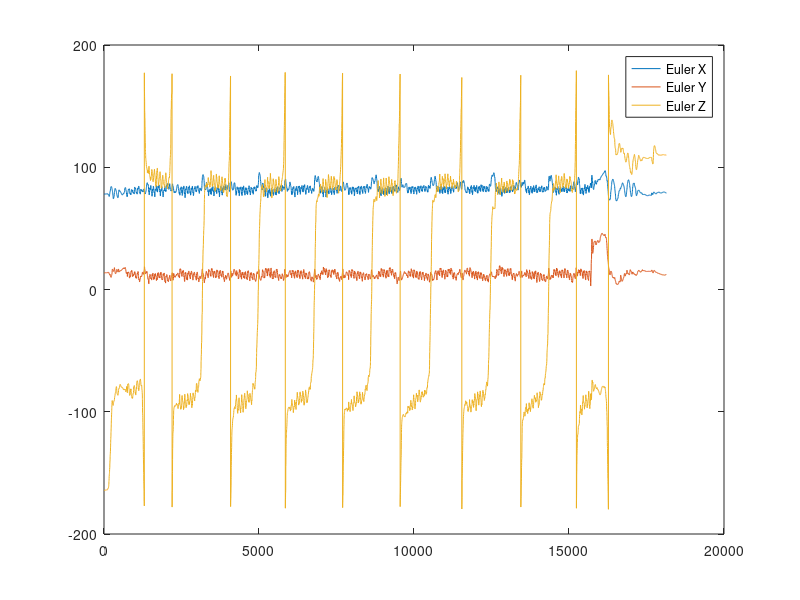
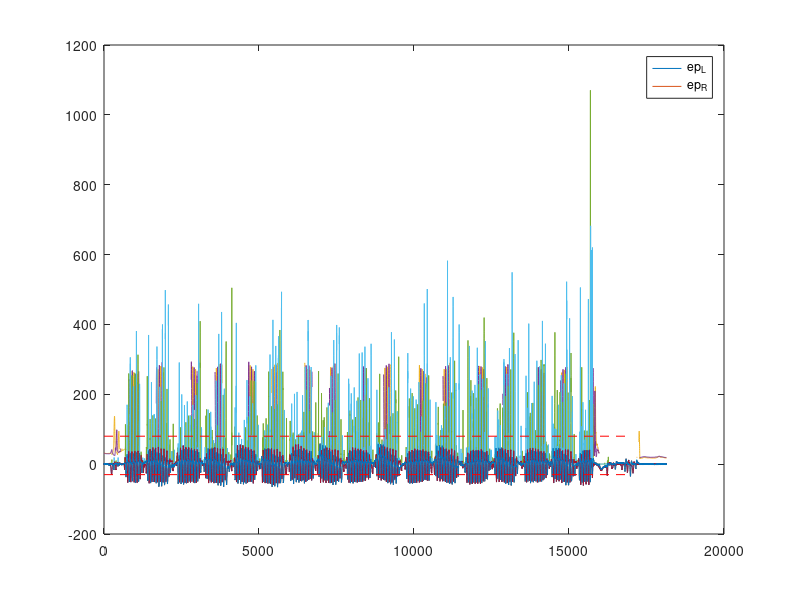

These figures' MATLAB source, in order:
% Zhu_0414_data_slip = data20220414163308(1:2:end,:);
% Marker Order:
% Left foot: Heel, Toe, Side, Top
% Right foot: Heel, Toe, Side, Top
load('Chunchu_0416.mat');
% IMU Order:
% Trunk, Right Thigh, Left Thigh, Right Shank, Left Shank, Right Heel, 
% Left Heel
IMU.TK = Zhu_0414_data_slip(:,37:45);
IMU.RT = Zhu_0414_data_slip(:,46:54);
IMU.LT = Zhu_0414_data_slip(:,55:63);
IMU.RK = Zhu_0414_data_slip(:,64:72);
IMU.LK = Zhu_0414_data_slip(:,73:81);
IMU.RH = Zhu_0414_data_slip(:,82:90);
IMU.LH = Zhu_0414_data_slip(:,91:99);

IMU.RK_Z_Zeroed = mean(IMU.RK(1:100,7));
IMU.LK_Z_Zeroed = mean(IMU.LK(1:100,7));
IMU.RT_Z_Zeroed = mean(IMU.RT(1:100,7));
IMU.LT_Z_Zeroed = mean(IMU.LT(1:100,7));
IMU.RH_Z_Zeroed = mean(IMU.RH(1:100,7));
IMU.LH_Z_Zeroed = mean(IMU.LH(1:100,7));

IMU.RK_X_Zeroed = mean(IMU.RK(1:100,9));
IMU.LK_X_Zeroed = mean(IMU.LK(1:100,9));
IMU.RT_X_Zeroed = mean(IMU.RT(1:100,9));
IMU.LT_X_Zeroed = mean(IMU.LT(1:100,9));
IMU.RH_X_Zeroed = mean(IMU.RH(1:100,9));
IMU.LH_X_Zeroed = mean(IMU.LH(1:100,9));

IMU.RK_Y_Zeroed = mean(IMU.RK(1:100,8));
IMU.LK_Y_Zeroed = mean(IMU.LK(1:100,8));
IMU.RT_Y_Zeroed = mean(IMU.RT(1:100,8));
IMU.LT_Y_Zeroed = mean(IMU.LT(1:100,8));
IMU.RH_Y_Zeroed = mean(IMU.RH(1:100,8));
IMU.LH_Y_Zeroed = mean(IMU.LH(1:100,8));

l = 0.2;
L_hh = 1;
%% Slip detection data analysis
% Chunchu's Data
% Zhu_0414_data_slip = Zhu_0414_data_slip(8140:end,:);
l_heel = Zhu_0414_data_slip(:,7:9);
l_toe = Zhu_0414_data_slip(:,10:12);
l_top = Zhu_0414_data_slip(:,16:18);
r_heel = Zhu_0414_data_slip(:,19:21);
r_toe = Zhu_0414_data_slip(:,22:24);
r_top = Zhu_0414_data_slip(:,28:30);

freq = Zhu_0414_data_slip(:,2);
r_gaitStage = Zhu_0414_data_slip(:,3); 
l_gaitStage = Zhu_0414_data_slip(:,4);
slipRight = Zhu_0414_data_slip(:,5);
slipLeft = Zhu_0414_data_slip(:,6);

plot(IMU.TK(:,9));hold on;plot(IMU.TK(:,8));plot(IMU.TK(:,7));legend('Euler X','Euler Y','Euler Z');
% figure; plot(l_heel(:,3));hold on; plot(l_heel(:,1));
%%
% pelvisAcc = IMU.TK(:,5);
% forwardFootAcc_L = IMU.LH(:,4).*cosd(IMU.LT(:,7) - IMU.LT_Z_Zeroed + IMU.LH(:,7)-IMU.LH_Z_Zeroed) - IMU.LH(:,5).*sind( IMU.LT(:,7) - IMU.LT_Z_Zeroed + IMU.LH(:,7)-IMU.LH_Z_Zeroed);
% forwardFootAcc_R = IMU.RH(:,4).*cosd(IMU.RT(:,7) - IMU.RT_Z_Zeroed + IMU.RH(:,7)-IMU.RH_Z_Zeroed) - IMU.RH(:,5).*sind( IMU.RT(:,7) - IMU.RT_Z_Zeroed + IMU.RH(:,7)-IMU.RH_Z_Zeroed);
% a_a_l = 0;
% a_a_r = 0;
% for i =2:length(IMU.RK)
%     a_a_l = (IMU.LK(i,3) - IMU.LK(i-1,3))/0.01;
%     a_a_r = (IMU.RK(i,3) - IMU.RK(i-1,3))/0.01;
%     ep_L(i) = atan( (IMU.LK(i,4) + a_a_l*l) / (IMU.LK(i,5) + IMU.LK(i,3)^2*l) ) - (IMU.LK(i,7)-IMU.LK_Z_Zeroed);
%     ep_R(i) = atan( (IMU.RK(i,4) + a_a_r*l) / (IMU.LK(i,5) + IMU.RK(i,3)^2*l) ) - (IMU.RK(i,7)-IMU.RK_Z_Zeroed);
% end 
% 
% for i=1:length(ep_R)
%     if(ep_R(i)<80 & ep_R(i)>20)
%         foot_R(i) = forwardFootAcc_R(i);
%         foot_L(i) = 0;
%     elseif(ep_L(i)<30 & ep_L(i)>-30)
%         foot_L(i) = forwardFootAcc_L(i);
%         foot_R(i) = 0;
%     else
%         foot_L(i) = 0;
%         foot_R(i) = 0;
%     end
% end

%% Heel strike detection
pelvisAcc = IMU.TK(:,5); % acceleration in y direction pelvis

theta_p_l = IMU.LH(:,8)-IMU.LH_Y_Zeroed;
theta_p_r = IMU.RH(:,8)-IMU.RH_Y_Zeroed;
forwardFootAcc_L = abs(IMU.LH(:,4).*cosd(theta_p_l)) - abs(IMU.LH(:,5).*sind(theta_p_l));
verticalFootAcc_L = IMU.LH(:,4).*cosd(theta_p_l) + IMU.LH(:,5).*sind(theta_p_l);
forwardFootAcc_R = abs(IMU.RH(:,4).*cosd(theta_p_r)) - abs(IMU.RH(:,5).*sind(theta_p_r));
verticalFootAcc_R = IMU.RH(:,4).*cosd(theta_p_r) + IMU.RH(:,5).*sind(theta_p_r);

a_a_l = 0;
a_a_r = 0;
ep_L(1)=0;
ep_R(1)=0;
for i =2:length(IMU.RK)
    a_a_l = (IMU.LH(i,2) - IMU.LH(i-1,2))/0.01;
    a_a_r = (IMU.RH(i,2) - IMU.RH(i-1,2))/0.01;
    ep_L(i) = atan( (IMU.LH(i,5) + a_a_l*l) ./ (IMU.LK(i,4) + IMU.LH(i,3)^2*l) ) - theta_p_l(i);
    ep_R(i) = atan( (IMU.RH(i,4) + a_a_r*l) ./ (IMU.LK(i,5) + IMU.RH(i,3)^2*l) ) - theta_p_r(i);
end 
figure;
plot(ep_L)
hold on
plot(ep_R)
hold on;plot((l_heel(:,3)-20))
hold on;plot((r_heel(:,3)-20));legend('ep_l','ep_r','heel_l','heel_r')

for i=1:length(ep_R)
    if(ep_R(i)<80 & ep_R(i)>20)
        foot_R(i) = forwardFootAcc_R(i);
        foot_L(i) = 0;
    elseif(ep_L(i)<30 & ep_L(i)>-30)
        foot_L(i) = forwardFootAcc_L(i);
        foot_R(i) = 0;
    else
        foot_L(i) = 0;
        foot_R(i) = 0;
    end
end

%%  Slip indicator
% original
dd_q_hh_l = (pelvisAcc - forwardFootAcc_L) / L_hh;
dd_q_hh_r = (pelvisAcc - forwardFootAcc_R) / L_hh;
slip_indicator_l = forwardFootAcc_L ./ (2.718.^ (dd_q_hh_l - 40)) / 10^17;
slip_indicator_r = forwardFootAcc_R ./ (2.718.^ (dd_q_hh_r - 40)) / 10^17;
plot(slip_indicator_l)
hold on;
plot(slip_indicator_r)

for i = 1:length(slip_indicator_r)
    if (r_gaitStage(i)~=0)
        slip_indicator_r(i) = 0;
    end
end



% dd_q_hh_l = (pelvisAcc - foot_L') / L_hh;
% dd_q_hh_r = (pelvisAcc - foot_R') / L_hh;
% slip_indicator_l = foot_L' ./ (2.718.^ (dd_q_hh_l - 40)) / 10^17;
% slip_indicator_r = foot_R' ./ (2.718.^ (dd_q_hh_r - 40)) / 10^17;

plot(ep_L)
hold on
plot(ep_R)


line([0 1.7*10^4],[80 80],'Color','red','LineStyle','--')
line([0 1.7*10^4],[-30 -30],'Color','red','LineStyle','--')
legend("ep_L","ep_R")
hold on



%% Analyze data from 10900 - 11200
% pelvisAcc = IMU.TK(:,5);
% forwardFootAcc_L = abs(IMU.LH(:,4).*cosd(IMU.LH(:,9)-IMU.LH_X_Zeroed)) - IMU.LH(:,5).*sind(IMU.LH(:,8)-IMU.LH_Y_Zeroed);
% forwardFootAcc_R = abs(IMU.RH(:,4).*cosd(IMU.LH(:,9)-IMU.LH_X_Zeroed)) - IMU.RH(:,5).*sind(IMU.RH(:,8)-IMU.RH_Y_Zeroed);
% % a_a_l = 0;
% % a_a_r = 0;
% for i =10900:11200
%     a_a_l(i) = (IMU.LH(i,3) - IMU.LH(i-1,3))/0.01;
%     a_a_r(i) = (IMU.RH(i,3) - IMU.RH(i-1,3))/0.01;
%     ep_L(i) = atan( (IMU.LH(i,5) + a_a_l*l) / (IMU.LH(i,4) + IMU.LH(i,3)^2*l) ) - (IMU.LH(i,7)-IMU.LH_Z_Zeroed);
%     ep_R(i) = atan( (IMU.RH(i,4) + a_a_r*l) / (IMU.LH(i,5) + IMU.RH(i,3)^2*l) ) - (IMU.RH(i,7)-IMU.RH_Z_Zeroed);
% end 
% 
% figure
% plot(l_heel(10900:11200,3));
% hold on
% plot(ep_L(10900:11200));
% plot(l_gaitStage(10900:11200))

% plot(forwardFootAcc_L);hold on
% plot(forwardFootAcc_R)
% plot(slip_indicator_l,'g')
% plot(slip_indicator_r,'k')

%   Serial.print(TKAVx);
%   Serial.print(",");
%   Serial.print(TKAVy);
%   Serial.print(",");
%   Serial.print(TKAVz);
%   Serial.print(",");
%   Serial.print(TKLAx);
%   Serial.print(",");
%   Serial.print(TKLAy);
%   Serial.print(",");
%   Serial.print(TKLAz);
%   Serial.print(",");
%   Serial.print(TKEulerz);
%   Serial.print(",");
%   Serial.print(TKEulery);
%   Serial.print(",");
%   Serial.print(TKEulerx);